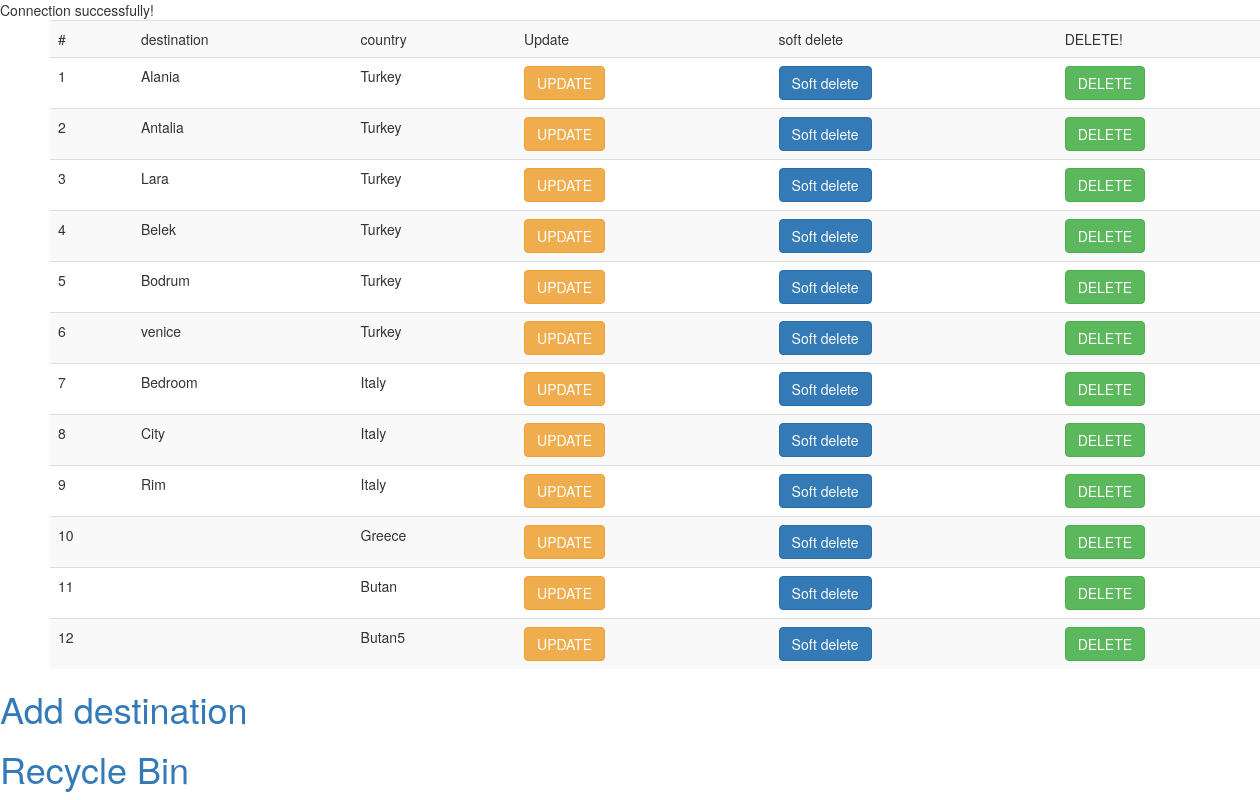
/CRUD_Demos_2_destination/index.php, run on the app's committed database.
### tables this page shows
CREATE TABLE `destinations` (
  `destination_id` int(11) NOT NULL,
  `destination_name` varchar(255) NOT NULL,
  `country_id` int(11) NOT NULL,
  `date_deleted` date DEFAULT NULL
);

CREATE TABLE `countries` (
  `country_id` int(11) NOT NULL,
  `name` varchar(150) NOT NULL,
  `date_deleted` date DEFAULT NULL
);

### CRUD_Demos_2_destination/index.php (the view, shortened to what this page needs)
<?php
include 'includes/header.php';
$read_query = " SELECT destinations.destination_id, destinations.destination_name, countries.name as country_name FROM countries Left JOIN destinations ON destinations.`country_id`= countries.country_id WHERE destinations.date_deleted is NULL";
$result = mysqli_query($conn, $read_query);
?>
<table style="margin-left: 50px" class="table table-striped">
	<tr>
		<td>#</td>
		<td>destination</td>
		<td>country</td>
		<td>Update</td>
		<td>soft delete</td>
		<td>DELETE!</td>
	</tr>
<?php
$num = 1;
	while($row = mysqli_fetch_assoc($result)){
		?>
		<tr>
			<td><?= $num ++?></td>
			<td><?= $row['destination_name'] ?></td>
			<td><?= $row['country_name'] ?></td>
			<td><a href="update.php?id=<?= $row['destination_id'] ?>" class="btn btn-warning">UPDATE</a></td>
			<td><a href="soft_delete.php?id=<?= $row['destination_id'] ?>" class="btn btn-primary">Soft delete</a></td>
			<td><a href="delete.php?id=<?= $row['destination_id'] ?>" class="btn btn-success">DELETE</a></td>
		</tr>
		<?php
	}
	?>
</table>
<a href="create.php" title=""><h1>Add destination</h1></a>
<a href="recycle_bin.php" title=""><h1>Recycle Bin</h1></a>

### CRUD_Demos_2_destination/includes/header.php (shortened to what this page needs)
<!DOCTYPE html>
<html lang="en">
<head>
	<link rel="stylesheet" href="https://maxcdn.bootstrapcdn.com/bootstrap/3.3.7/css/bootstrap.min.css">
</head>
<body>
</body>
</html>

### data on the page
destinations: destination_name "Alania", country.name "Turkey"
destinations: destination_name "Antalia", country.name "Turkey"
destinations: destination_name "Lara", country.name "Turkey"
destinations: destination_name "Belek", country.name "Turkey"
destinations: destination_name "Bodrum", country.name "Turkey"
destinations: destination_name "venice", country.name "Turkey"
destinations: destination_name "Bedroom", country.name "Italy"
destinations: destination_name "City", country.name "Italy"
destinations: destination_name "Rim", country.name "Italy"
destinations: country.name "Greece"
countries: name "Butan"
countries: name "Butan5"
